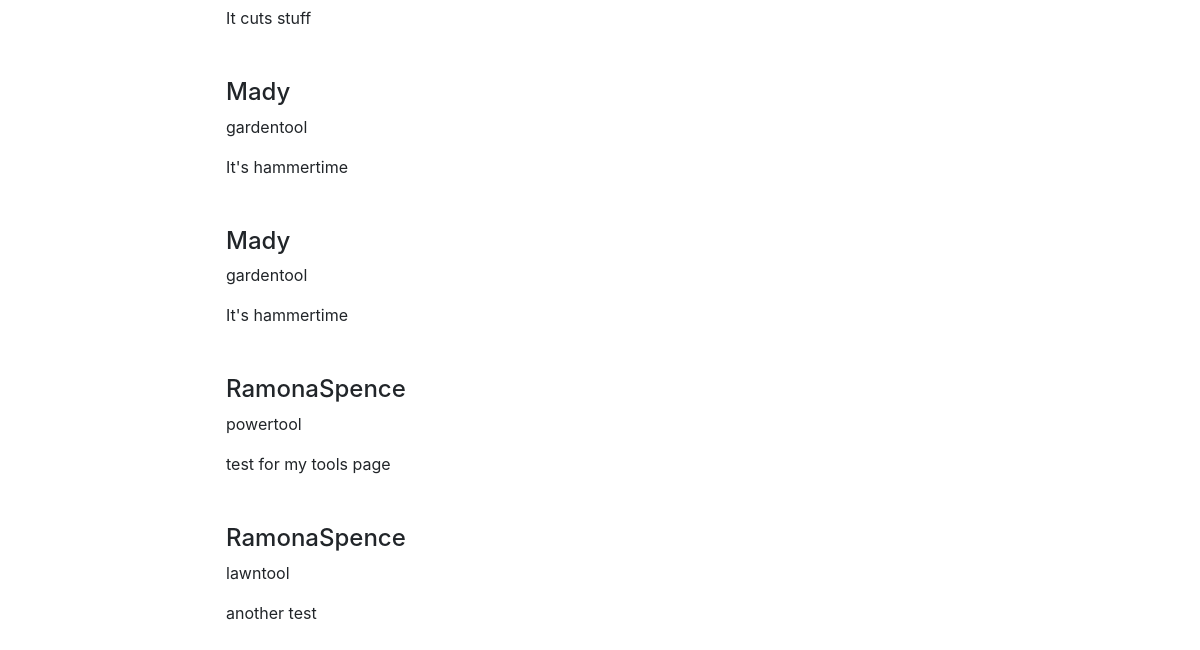
The page /tools/mytools/12/ (lower part) on the database as committed earlier.
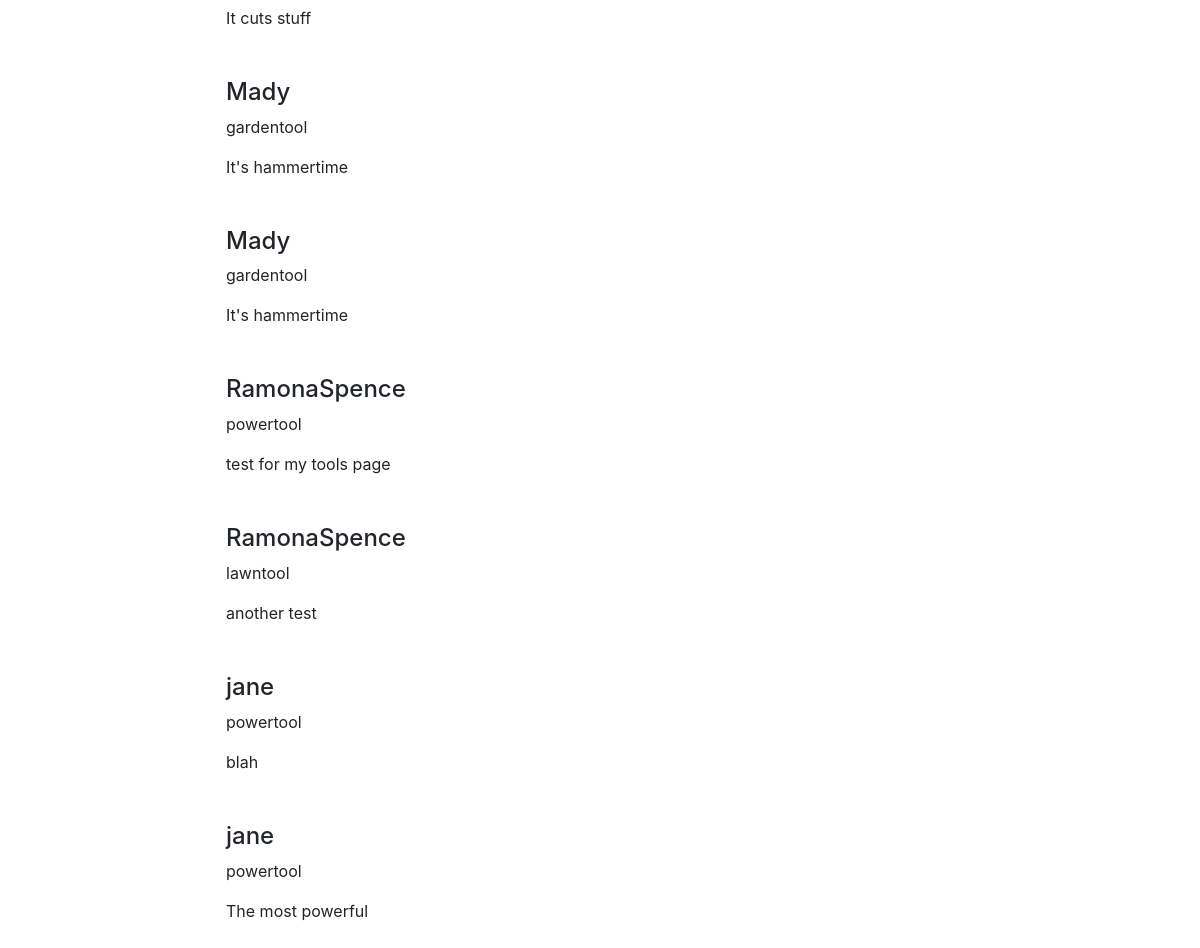
The same page on the database as committed later.
### tools/models.py (models this page shows, shortened)
class Tool(models.Model):
    powertool = 'powertool'
    lawntool = 'lawntool'
    gardentool = 'gardentool'
    available_types = [
        (powertool, 'powertool'),
        (lawntool, 'lawntool'),
        (gardentool, 'gardentool'),
    ]
    name = models.CharField(max_length = 255)
    type = models.TextField(max_length = 255, choices = available_types)
    description = models.TextField(max_length = 255)
    borrowed = models.BooleanField()
    owner = models.ForeignKey(User, on_delete=models.CASCADE, null=True, blank=True)

### tools/views.py (the view)
# urls.py: path('mytools/<str:selection>/', views.MyToolView.as_view(), name = "mytools"),
class MyToolView(generic.ListView):
    template_name = 'tools/mytools.html'
    model = Tool
    def get_queryset(self):
        queryset = Tool.objects.all()
        username = self.request.user.id
        if username is not None:
            queryset = queryset.filter(owner = username)
        return queryset

### tools/templates/tools/mytools.html (shortened to what this page needs)
{% extends 'tools/base.html' %}
{% block content %}
<div class="row no-gutters">
  <div class="col-8 offset-2">
    {% for tool in object_list %}
    <div class="modal-body">
      <h4>{{ tool.owner }}</h4>
      <p>{{ tool.type }}</p>
      <p>{{ tool.description }}</p>
    </div>
    {% endfor %}
  </div>
</div>
{% endblock content %}

Rows that differ between the two databases and show on the page:
added Tool: owner "jane", type "powertool", description "blah"
added Tool: owner "jane", type "powertool", description "The most powerful"
